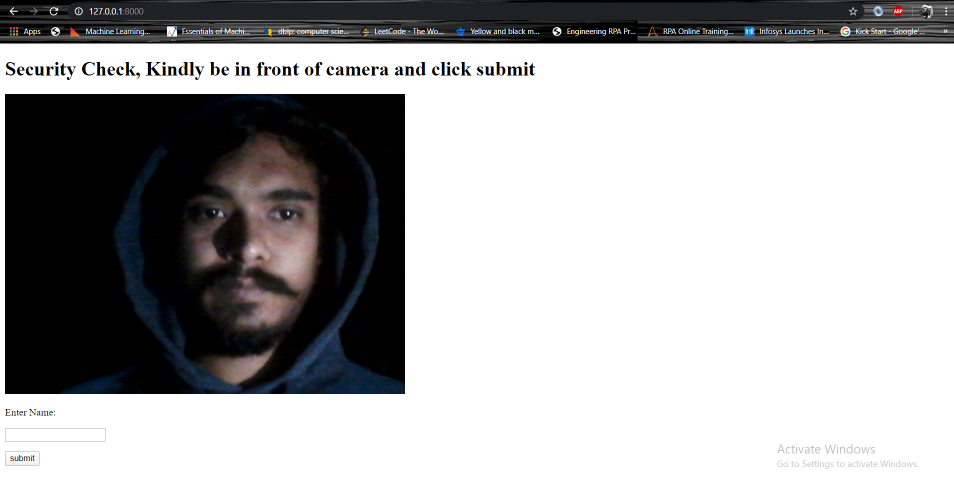
#> input picture instructions/flask interface.PNG, 1908 x 977 px, given in place of the camera (shown at 1/2 size)
$ jupyter execute create_Dataset.ipynb
#> lines starting #> are read from the running program, lines starting #| are printed output that depends on the picture
[cell 1]
import cv2
import time
import os

par_path = r"C:\Users\RAIDEN\Desktop\face_reco_project\face_img\\"


print("enter name of person: ")
name = input()
#> the answer given: instructions/flask interface.PNG
path = os.path.join(par_path, name)

try:
    os.mkdir(path)
except OSError:
    print("directory name already exists")
    exit(0)


face_cascade = cv2.CascadeClassifier('haarcascade_frontalface_default.xml')

cam = cv2.VideoCapture(0)
cv2.namedWindow("test")
time.sleep(3)


def face(frame):
    gray = cv2.cvtColor(frame, cv2.COLOR_BGR2GRAY)
    faces = face_cascade.detectMultiScale(gray, 1.3, 5)


    for (x,y,w,h) in faces:
        roi_gray = gray[y:y+h, x:x+w]
        #roi_color = frame[y:y+h, x:x+w]

        return roi_gray


img_counter = 0
while True:
    ret, frame = cam.read()
#> frame is the input picture: shape (977, 1908, 3); mean B, G, R 174.7, 174.1, 174.4
    cv2.imshow("test", frame)

    frame = face(frame)
#> in face, `faces = face_cascade.detectMultiScale(gray, 1.3, 5)`: faces = [[295, 280, 408, 408]]
#> the loop in face, `for (x,y,w,h) in faces:` made 1 pass
#> pass 1, in face, `roi_gray = gray[y:y+h, x:x+w]`:
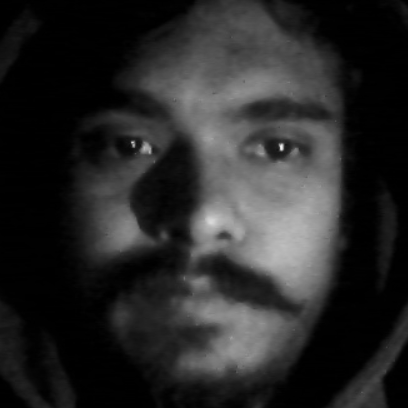
#> roi_gray: shape (408, 408); min 0, max 242, mean 40.3

    if(frame is None):
        continue

    frame = cv2.resize(frame,(128,128),interpolation = cv2.INTER_AREA)
#> frame: shape (128, 128)


    if not ret:
        print("webcam not working")
        break
    k = cv2.waitKey(1)
#> (key Esc is pressed here)


    if k%256 == 27:
        # ESC pressed
        print("Escape hit, closing...")
        break

    img_name = "testImg{}.png".format(img_counter)
    cv2.imwrite(os.path.join(par_path+name , img_name), frame)
    img_counter+=1
    print("{} written!".format(img_name))


cam.release()
time.sleep(3)
cv2.destroyAllWindows()
